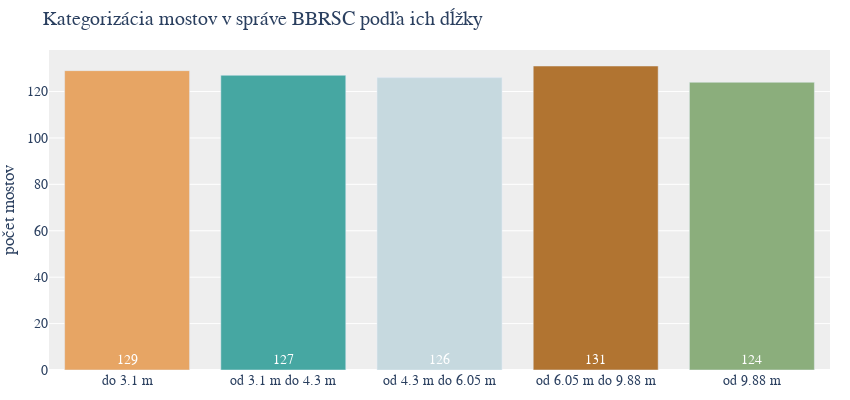

Write notebook code for a chart like this one.
### Code cell
import pandas as pd
import plotly.graph_objects as go

# Assuming filtered_bridges and color_palette are defined as before

# Use qcut to divide the data into bins with equal number of bridges in each
filtered_bridges['Quantile_Bin'] = pd.qcut(
    filtered_bridges['Dĺžka_premostenia'], q=5)

# Count the number of bridges in each bin
bin_counts = filtered_bridges['Quantile_Bin'].value_counts().sort_index()

# # Define custom x-axis labels based on the bin edges
custom_xticks = ["do 3.1 m", "od 3.1 m do 4.3 m",
                 "od 4.3 m do 6.05 m", "od 6.05 m do 9.88 m", "od 9.88 m"]

# Create the histogram
fig = go.Figure()

# Add bar trace with custom x-axis labels
fig.add_trace(go.Bar(
    x=custom_xticks,  # Use custom labels as x values
    y=bin_counts.values,
    text=bin_counts.values,  # Set text to be the bin counts
    textposition='inside',  # Position the text inside the bars
    insidetextanchor='start',
    textfont=dict(
        color='white',  # Set text color to white
        size=14  # Match the font size with the rest of the plot
    ),
    marker_color=color_palette[:len(bin_counts)]  # Apply the color palette
))

# Update the layout
fig.update_layout(
    title="Kategorizácia mostov v správe BBRSC podľa ich dĺžky",
    # xaxis_title="kategórie dĺžok",
    yaxis_title="počet mostov",
    plot_bgcolor='#EEEEEE',
    font=dict(family="Montserrat, sans-serif", size=14),
    bargap=0.2,
    margin=dict(l=0, r=20, t=50, b=30),  # Adjust margins for tight layout
    width=850,  # Set figure width
    height=400  # Set figure height
)

# Show the plot
fig.show()

### Figure 1 — Plotly figure (JSON) as saved in the notebook; plotly's stock layout.template omitted (floating-point values rounded to 4 significant figures)
{"data": [{"insidetextanchor": "start", "marker": {"color": ["#e7a564", "#46a7a2", "#c6d9df", "#b17431", "#8bae7c"]}, "text": [129, 127, 126, 131, 124], "textfont": {"color": "white", "size": 14}, "textposition": "inside", "type": "bar", "x": ["do 3.1 m", "od 3.1 m do 4.3 m", "od 4.3 m do 6.05 m", "od 6.05 m do 9.88 m", "od 9.88 m"], "y": [129, 127, 126, 131, 124]}], "layout": {"bargap": 0.2, "font": {"family": "Montserrat, sans-serif", "size": 14}, "height": 400, "margin": {"b": 30, "l": 0, "r": 20, "t": 50}, "plot_bgcolor": "#EEEEEE", "title": {"text": "Kategorizácia mostov v správe BBRSC podľa ich dĺžky"}, "width": 850, "yaxis": {"title": {"text": "počet mostov"}}}}
